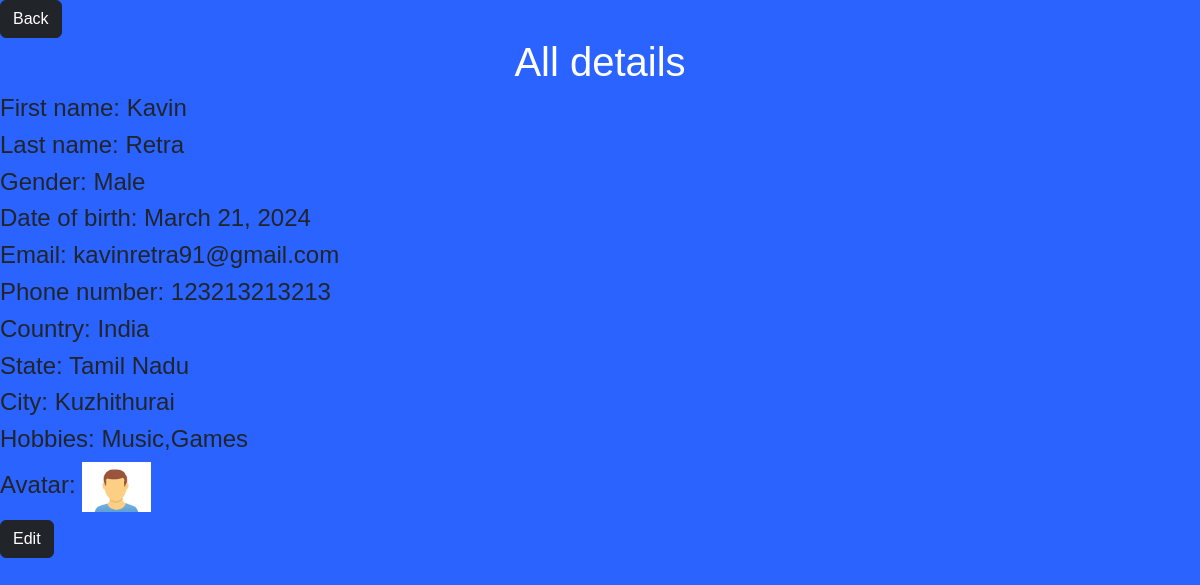
The app's page /myapp/displayall/9 with its own data.
### myapp/models.py (models this page shows)
class Registration(models.Model):
    first_name=models.CharField(max_length=100)
    last_name=models.CharField(max_length=100)
    gender_choices={('Male','Male'),('Female','Female'),('Others','Others')}
    gender=models.CharField(max_length=100,choices=gender_choices,default='Male')
    date_of_birth=models.DateField()
    email=models.EmailField()
    phone_number=models.IntegerField()
    country=models.CharField(max_length=100)
    state=models.CharField(max_length=100)
    city=models.CharField(max_length=100)
    hobbies=models.CharField(max_length=100)
    upload_avatar=models.FileField(upload_to='Avatar')
    is_active=models.BooleanField(null=True,default=True)

### myapp/views.py (the view)
# urls.py: path('displayall/<int:id>',displayall,name='displayall'),
def displayall(request,id):
    details=Registration.objects.get(id=id)
    return render(request,'listall.html',{'i':details})

### myapp/templates/listall.html
{% extends 'layout.html' %}
{% load static %}
{% block body %}
<a href="{% url 'adminpage' %}"><button class="btn btn-dark">Back</button></a>
<h1 class="text-center" style="color: white;">All details</h1>
        <h4>First name: {{i.first_name}}</h4>
        <h4>Last name: {{i.last_name}}</h4>
        <h4>Gender: {{i.gender}}</h4>
        <h4>Date of birth: {{i.date_of_birth}}</h4>
        <h4>Email: {{i.email}}</h4>
        <h4>Phone number: {{i.phone_number}}</h4>
        <h4>Country: {{i.country}}</h4>
        <h4>State: {{i.state}}</h4>
        <h4>City: {{i.city}}</h4>
        <h4>Hobbies: {{i.hobbies}}</h4>
        <h4>Avatar: <img src="{{ i.upload_avatar.url }}" alt="" height="50px"> </h4>
        <a href="{% url 'adminedit' i.id %}"><button class="btn btn-dark">Edit</button></a>
{% endblock %}

### myapp/templates/layout.html (shortened to what this page needs)
{% load static %}
<!DOCTYPE html>
<html lang="en">
<head>
    <link href="https://cdn.jsdelivr.net/npm/bootstrap@5.3.3/dist/css/bootstrap.min.css" rel="stylesheet">
        </head>
<body style="background-color: rgb(42, 99, 255);">
    {% block body %}
    {% endblock %}
</body>
</html>

### myapp/templates/layout.html (style rules this page uses)
body { margin: 0; font-family: Arial, Helvetica, sans-serif; }

### records on screen
Registration: first_name "Kavin", last_name "Retra", gender "Male", date_of_birth "March 21, 2024", email "kavinretra91@gmail.com", phone_number "123213213213", country "India", state "Tamil Nadu", city "Kuzhithurai", hobbies "Music,Games", upload_avatar (picture)
